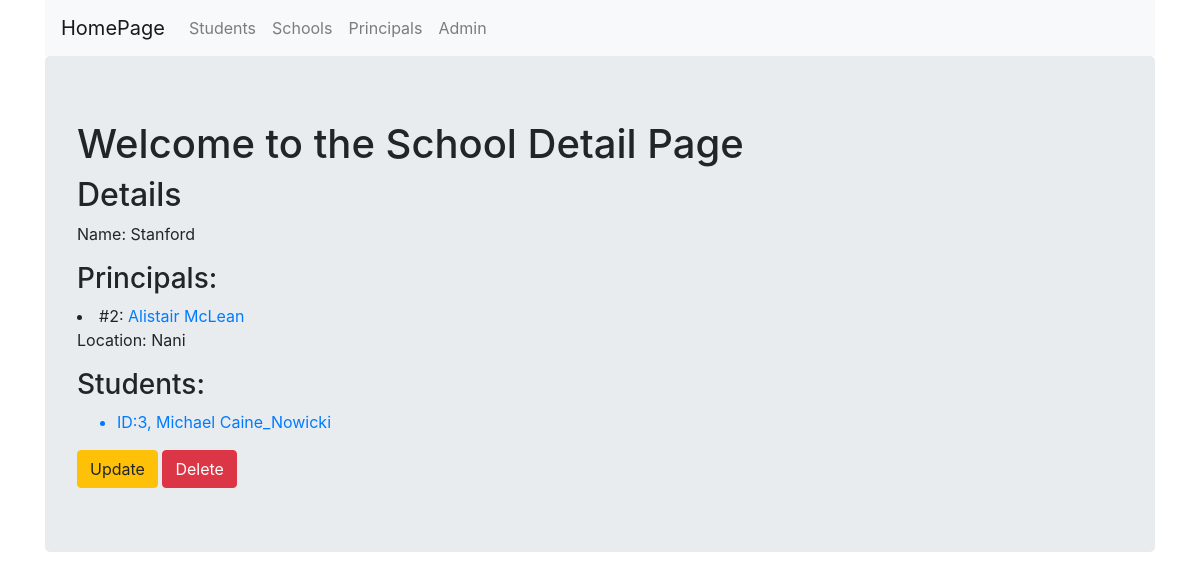
The app's page /CRUD_System/schools/3 with its own data.
### CRUD_System/models.py (models this page shows, shortened)
class School(models.Model):
    name = models.CharField(max_length = 256)
    location = models.CharField(max_length = 256)

class Principal(models.Model):
    name = models.CharField(max_length = 256)
    last_name = models.CharField(max_length = 256)
    school = models.ForeignKey(School, on_delete=models.CASCADE, related_name='principal')

class Student(models.Model):
    name = models.CharField(max_length = 256)
    last_name = models.CharField(max_length = 256)
    school = models.ForeignKey(School, on_delete=models.CASCADE, related_name='students')

### CRUD_System/views.py (the view)
# urls.py: path('schools/<int:pk>', views.SchoolDetailView.as_view(), name='school_details'),
class SchoolDetailView(DetailView):
    context_object_name = 'school_details'
    model = models.School
    template_name = 'CRUD_System/CRUD_DetailView.html'

### CRUD_System/templates/CRUD_System/CRUD_DetailView.html (shortened to what this page needs)
{% extends 'CRUD_System/CRUD_System_base.html' %}
{% block body_block %}
{% if school_details %}
    <h1>Welcome to the School Detail Page</h1>
    <h2>Details</h2>
    <p>Name: {{school_details.name }}</p>
    {% if school_details.principal.all.0 %}
        <h3>Principals:</h3>
        {% for person in school_details.principal.all%}
            <li>#{{ person.id }}: <a href="{% url 'CRUD_System:principal_details' person.id %}">{{ person.name }} {{ person.last_name}}</a></li>
        {% endfor %}
    {% else%}
        <p>Principal: NONE</p>
    {% endif %}
    <p>Location: {{ school_details.location }}</p>
    <h3>Students:</h3>
    <ul>
        {% for student in school_details.students.all %}
        <a href="{% url 'CRUD_System:student_details' student.id%}">
            <li>ID:{{ student.id}}, {{student.name}} {{student.last_name}}</li>
        </a>
        {% endfor %}
    </ul>
    <a href="{% url 'CRUD_System:school_update' school_details.id%}">
        <input type="submit" name="" id="" class='btn btn-warning' value='Update'>
    </a>
    <a href="{% url 'CRUD_System:school_delete' school_details.id %}">
        <input type="submit" class='btn btn-danger' value='Delete'>
    </a>
{% endif %}
{% endblock %}

### records on screen
School: name "Stanford", location "Nani"
Principal: id "2", name "Alistair", last_name "McLean"
Student: id "3", name "Michael", last_name "Caine_Nowicki"
